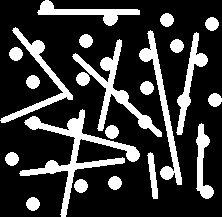
#> input picture Lab07 - Mathematical Morphology/art3.png, 222 x 217 px
$ jupyter execute --allow-errors lab07.ipynb   (shell and % lines are left out)
#> lines starting #> are read from the running program, lines starting #| are printed output that depends on the picture; after the words box and inside, x2 and y2 are one past the last pixel; in counts of white or black regions, pixels touching at a corner belong together
[cell 1]
# code here
import cv2
import matplotlib.pyplot as plt
import numpy as np
import time

BLACK = 0
MEDIUM_GRAY = 127
WHITE = 255

MAX = 256

def readImage(path):
    return cv2.imread(path, cv2.IMREAD_GRAYSCALE)

def getLocalTime() -> str:
    named_tuple = time.localtime() # get struct_time
    return time.strftime("%d/%m/%Y, %H:%M:%S", named_tuple)


def showImage(image, cmap = 'gray') -> None:
    ax = plt.subplots()[1]
    ax.imshow(image, cmap = cmap, vmin = BLACK, vmax = WHITE)


# [15 lines left out: functions showImages, saveImage, not called in this run]

def binarify(image, condition):
    result = np.zeros(image.shape)
    height, width = image.shape
    for i in range(0, height):
        for j in range(0, width):
            result[i][j] = condition(image[i][j]) * 255

    return result

[cell 2]
# [99 lines left out: functions labeler, labelNeighbors, colorCriterion, not called in this run]

def unlabeled(labeledImage, point):
    return labeledImage[point['x']][point['y']] == 0

def ableToLabel(image, labeledImage, point):
    return colorCriterion(image, point) and unlabeled(labeledImage, point)

1)	A partir da imagem original obtenha as outras imagens conforme descrição

Desejamos separar linhas de círculos. Uma operação de abertura com um elemento estruturante na forma de círculo (definir o raio) faz essa tarefa.

[cell 3]
img1 = cv2.imread("art3.png", cv2.IMREAD_GRAYSCALE)
#> img1: shape (217, 222); 22.2% white; 22 white regions, largest, box (x1, y1, x2, y2) and area: (19, 109, 140, 217) 2271, (72, 39, 162, 137) 1502, (139, 30, 182, 185) 1227

kernel = cv2.getStructuringElement(cv2.MORPH_ELLIPSE,(12, 12))
img1_circles = cv2.morphologyEx(img1, cv2.MORPH_OPEN, kernel)
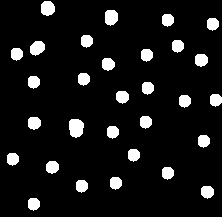
#> img1_circles: shape (217, 222); 8.5% white; 30 white regions, largest, box (x1, y1, x2, y2) and area: (69, 119, 84, 138) 233, (105, 10, 118, 26) 174, (41, 1, 55, 16) 173

# img1_lines = img1 - cv2.dilate(img1_circles, kernel, iterations = 1)

showImage(img1)
showImage(img1_circles)
# showImage(img1_lines)

2)

a) Obter linhas verticais. Abertura com elemento estruturante vertical 3x9
b) Obter linhas horizontais. Abertura com elemento estruturante horizontal 9x3. Tente eliminar as linhas erradas usando uma máscara maior

[cell 4]
img2 = cv2.imread("art2.png", cv2.IMREAD_GRAYSCALE)

kernel = np.ones((9, 3), np.uint64)
#> (the rest of this cell did not finish here and is left out)

3)

a) Theshold (t=210)

b) Utilizando abertura com elemento circular de 11 pixels para reter as células grandes

c) É possível reter somente os objetos pequenos utilizando a operação abertura?

[cell 5]
img3 = cv2.imread("cel4.png", cv2.IMREAD_GRAYSCALE)
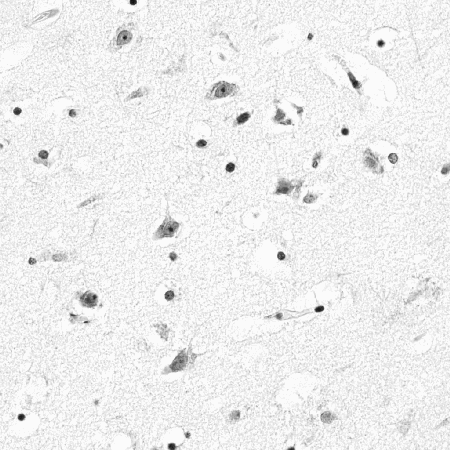
#> input picture Lab07 - Mathematical Morphology/cel4.png, 450 x 450 px
#> img3 is the input picture: shape (450, 450); min 16, max 251, mean 237.4

def applyOpening(image, size):
    kernel = cv2.getStructuringElement(cv2.MORPH_ELLIPSE, (size, size))
    return cv2.morphologyEx(image, cv2.MORPH_OPEN, kernel)

def binarifyAndApplyOpening(image):
    # thr, bin_image = cv2.threshold(image, 127, 255, cv2.THRESH_BINARY)
    bin_image = binarify(image, lambda c: c < 210)
    return applyOpening(bin_image, 5)

showImage(img3)
showImage(binarifyAndApplyOpening(img3))
#> after the loop in binarify, `for i in range(0, height):`:
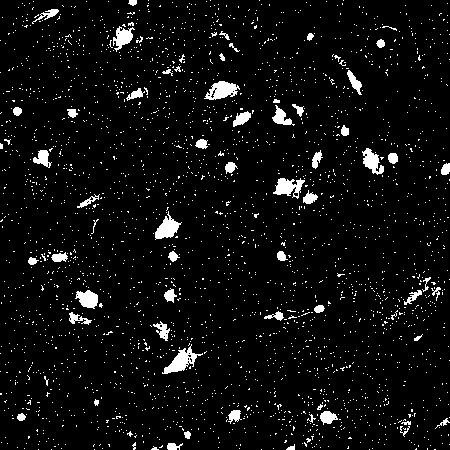
#> result: shape (450, 450) float64; 5.4% white; 2669 white regions (2606 under 20 px), largest, box (x1, y1, x2, y2) and area: (162, 344, 203, 374) 446, (204, 81, 240, 100) 402, (273, 178, 305, 199) 366
#> in applyOpening, `return cv2.morphologyEx(image, cv2.MORPH_OPEN, kernel)`:
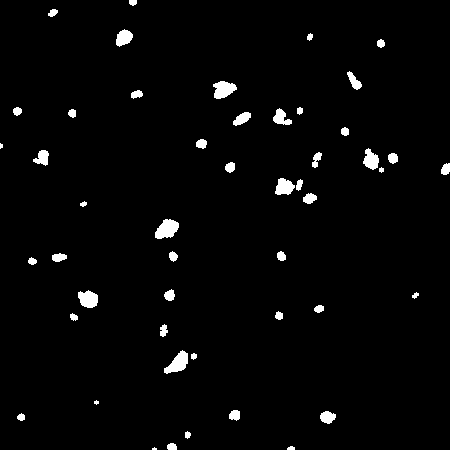
#> returned value: shape (450, 450) float64; 2.4% white; 49 white regions (3 under 20 px), largest, box (x1, y1, x2, y2) and area: (155, 219, 179, 239) 333, (164, 350, 188, 374) 313, (213, 81, 237, 99) 295

4)
Utilizando os conceitos já aprendidos na disciplina, faça um código que calcula a quantidade de objetos da imagem abaixo. Pode-se utilizar funções prontas do opencv (não para realizar a contagem em si, mas para realizar os passos necessários)

[cell 6]
img4 = cv2.imread("feijao.jpg", cv2.IMREAD_GRAYSCALE)
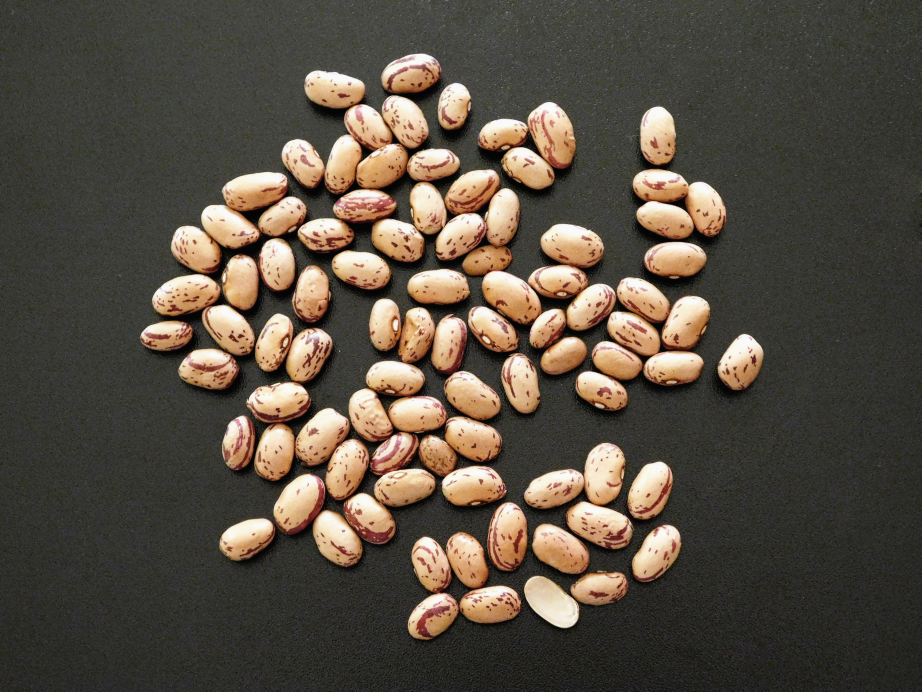
#> input picture Lab07 - Mathematical Morphology/feijao.jpg, 4608 x 3456 px (shown at 1/5 size)
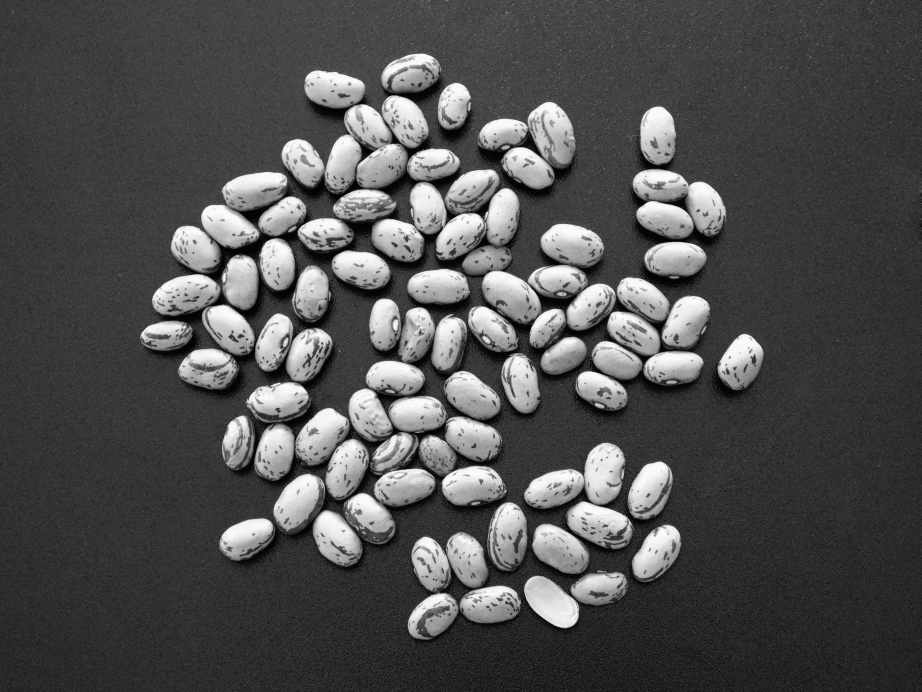
#> img4: shape (3456, 4608) (shown at 1/5 size); min 0, max 255, mean 80.4

kernel = np.ones((10,10), np.uint64)

thr_img4, img4_binary = cv2.threshold(img4, 127, 255, cv2.THRESH_BINARY) # threshold simples
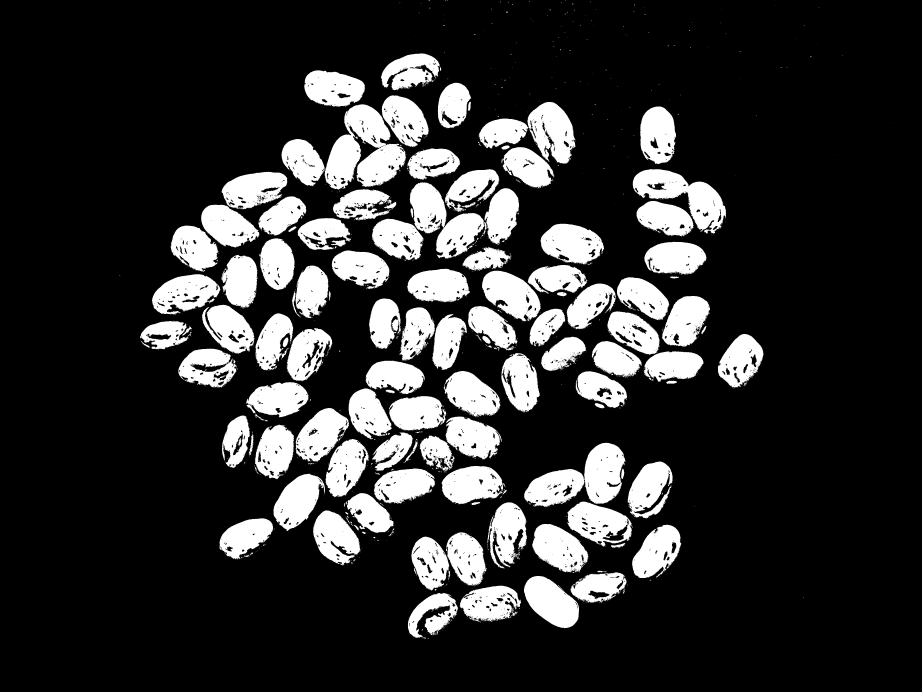
#> img4_binary: shape (3456, 4608) (shown at 1/5 size); 19.2% white; 2010 white regions (1760 under 20 px), largest, box (x1, y1, x2, y2) and area: (1407, 522, 2030, 948) 130754, (2049, 912, 2433, 1293) 66289, (3164, 846, 3630, 1169) 63755
# thr_img4, img4_binary = cv2.threshold(img4, 0, 255, cv2.THRESH_BINARY + cv2.THRESH_OTSU) # threshold otsu

img4_opened = cv2.morphologyEx(img4_binary, cv2.MORPH_OPEN, kernel, iterations = 1)
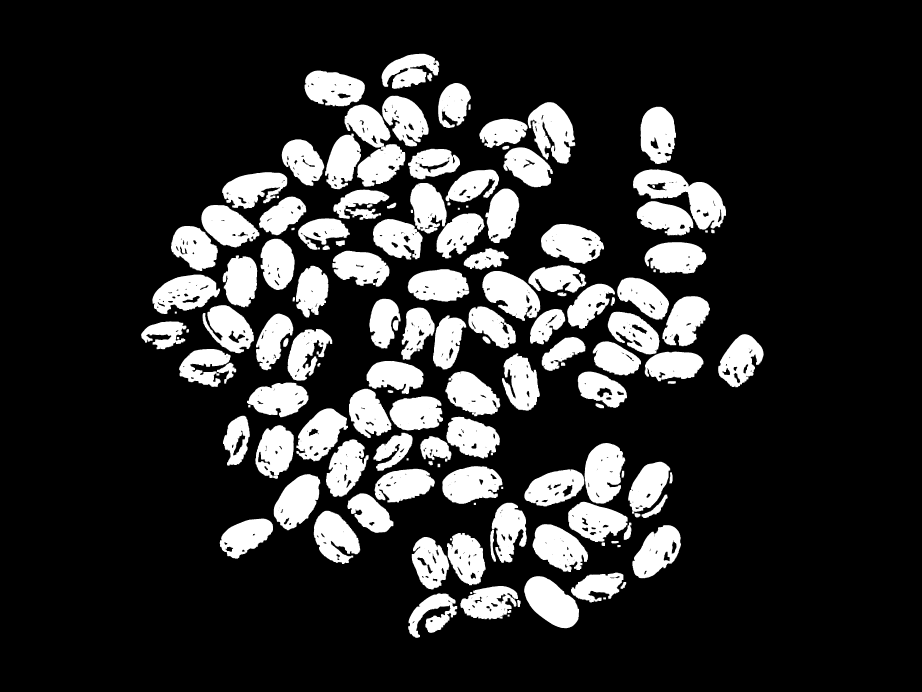
#> img4_opened: shape (3456, 4608) (shown at 1/5 size); 18.2% white; 149 white regions, largest, box (x1, y1, x2, y2) and area: (1723, 523, 2026, 933) 62056, (3165, 847, 3630, 1148) 60579, (2923, 2215, 3126, 2518) 45850
img4_closed = cv2.morphologyEx(img4_opened, cv2.MORPH_CLOSE, kernel)
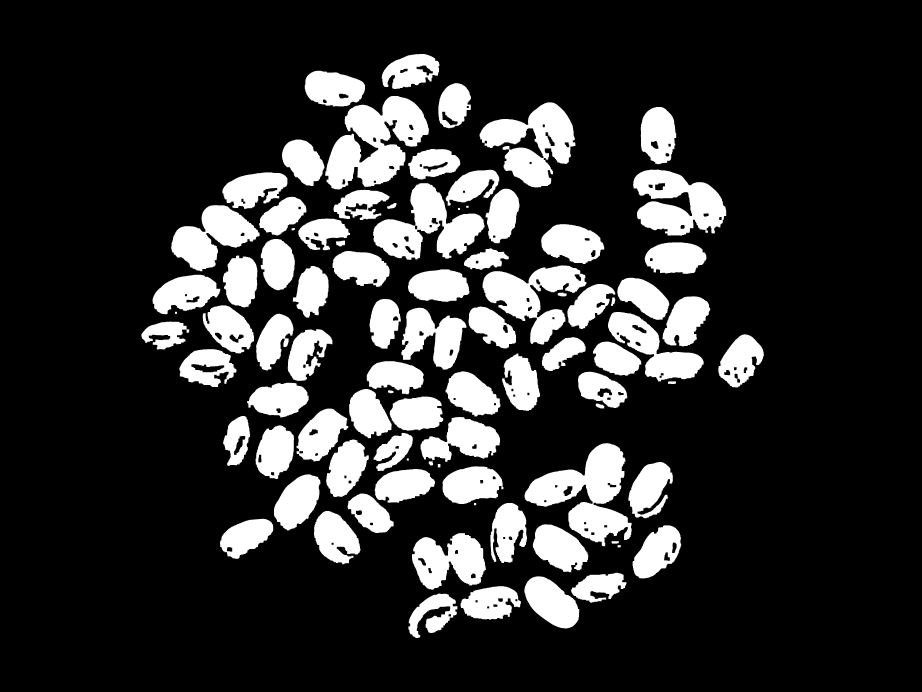
#> img4_closed: shape (3456, 4608) (shown at 1/5 size); 18.7% white; 87 white regions, largest, box (x1, y1, x2, y2) and area: (1626, 480, 2144, 947) 134689, (2623, 2216, 3158, 2731) 125978, (2398, 512, 2877, 937) 104329

num_components, components = cv2.connectedComponents(img4_closed)
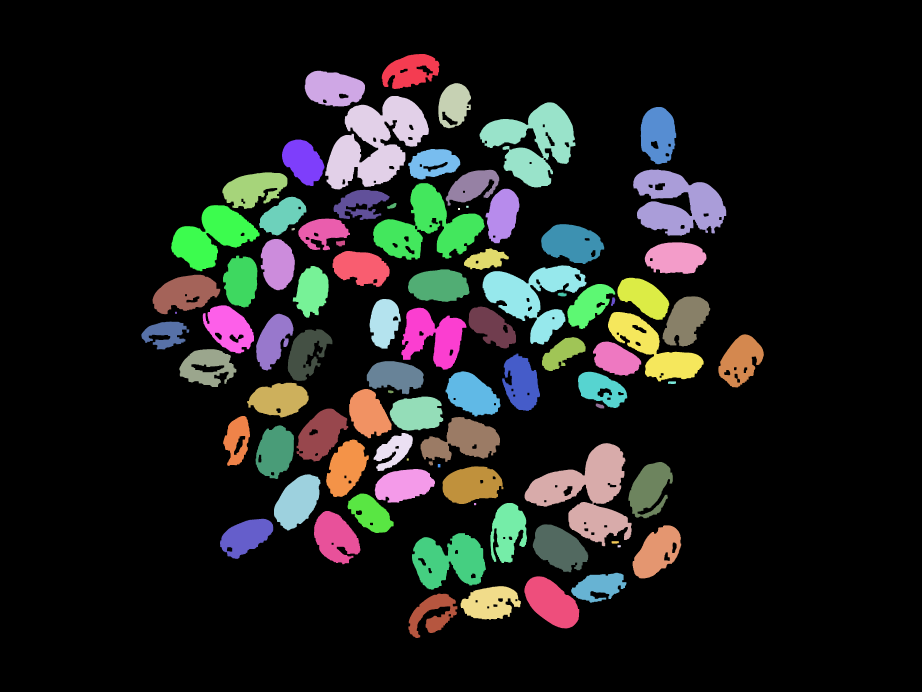
#> components: shape (3456, 4608) int32 (shown at 1/5 size); 88 distinct labels, from 0 to 87; one colour per label, 0 black
#> num_components = 88

showImage(components)
showImage(img4_closed)

print('Nro Objetos')
print(num_components)
#| 88
# print(labeler(img4_closed))
